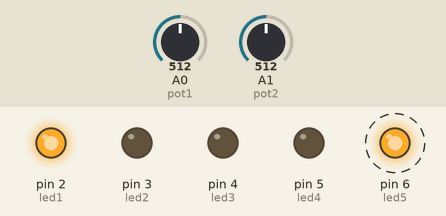
The sketch below on a simulated Arduino Uno, built with avr-gcc and run on an emulated ATmega328P. Shown: output pins drawn as LEDs (lit = HIGH). Dashed ring = blinking. The inputs (shaded band) are chosen by the test bench; at power-on: A0 (pot1) = 512, A1 (pot2) = 512.

Above: at 2.8 s.
2.9 s: A0 (pot1) set to 1010
At 4.8 s:
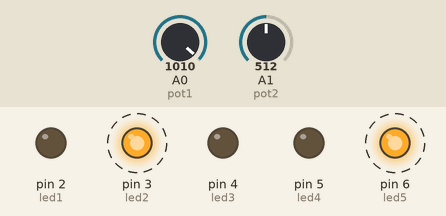
8.9 s: A1 (pot2) set to 1010
At 10.8 s:
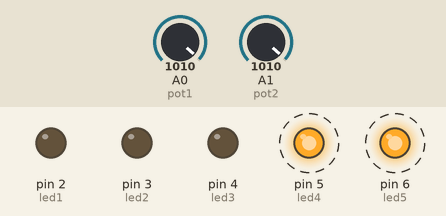
14.9 s: A0 (pot1) set to 990
At 16.8 s:
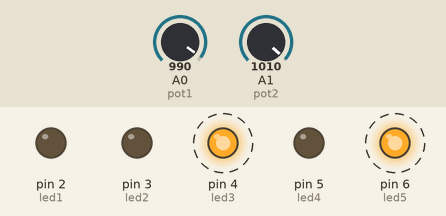
20.9 s: A0 (pot1) set to 1023
At 21.8 s:
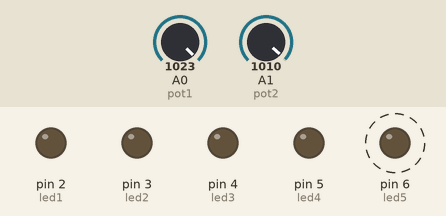
26.9 s: A0 (pot1) set to 900
At 28.5 s:
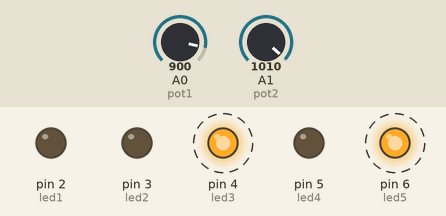
Timing chart, 0 to 33.9 s (numbered marks = the images above; inputs shaded):
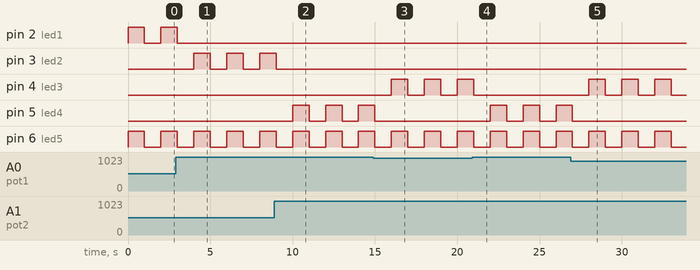

The sketch:

Programa_7_Practica3_Demultiplexor.ino
```cpp
int led1 = 2, led2 = 3, led3 = 4, led4 = 5, led5 = 6 ;
int pot1 = A0;
int pot2 = A1;
int v1,v2;


void setup() {

  pinMode(led1, OUTPUT);
  pinMode(led2, OUTPUT);
  pinMode(led3, OUTPUT);
  pinMode(led4, OUTPUT);
  pinMode(led5, OUTPUT);


  Serial.begin(9600);
}

void loop() {
  v1 = analogRead(pot1);
  v2 = analogRead(pot2);

  if (v1 < 1000 && v2 < 1000) {
    digitalWrite(led1, 1);
    digitalWrite(led5, 1);
    delay(1000);
    digitalWrite(led1, 0);
    digitalWrite(led5, 0);
    delay(1000);
  } else if (v1 > 1000 && v2 < 1000) {
    digitalWrite(led2, 1);
    digitalWrite(led5, 1);
    delay(1000);
    digitalWrite(led2, 0);
    digitalWrite(led5, 0);
    delay(1000);
  } else if (v1 < 1000 && v2 > 1000) {
    digitalWrite(led3, 1);
    digitalWrite(led5, 1);
    delay(1000);
    digitalWrite(led3, 0);
    digitalWrite(led5, 0);
    delay(1000);
  } else if (v1 > 1000 && v2 > 1000) {
    digitalWrite(led4, 1);
    digitalWrite(led5, 1);
    delay(1000);
    digitalWrite(led4, 0);
    digitalWrite(led5, 0);
    delay(1000);
  }
}
```

Measured:
- after the input at 2.9 s, pin 2 (led1): goes on until 3.0 s, then stays LOW; pin 3 (led2): alternates HIGH for 1.0 s and LOW for 1.0 s, starting after 1.1 s
- after the input at 8.9 s, pin 3 (led2): goes on until 9.0 s, then stays LOW; pin 5 (led4): alternates HIGH for 1.0 s and LOW for 1.0 s, starting after 1.1 s
- after the input at 14.9 s, pin 4 (led3): alternates HIGH for 1.0 s and LOW for 1.0 s, starting after 1.1 s; pin 5 (led4): goes on until 15.0 s, then stays LOW
- after the input at 20.9 s, pin 4 (led3): goes on until 21.0 s, then stays LOW; pin 5 (led4): alternates HIGH for 1.0 s and LOW for 1.0 s, starting after 1.1 s
- after the input at 26.9 s, pin 4 (led3): alternates HIGH for 1.0 s and LOW for 1.0 s, starting after 1.1 s; pin 5 (led4): goes on until 27.0 s, then stays LOW
- by itself, pin 6 (led5): alternates HIGH for 1.0 s and LOW for 1.0 s
